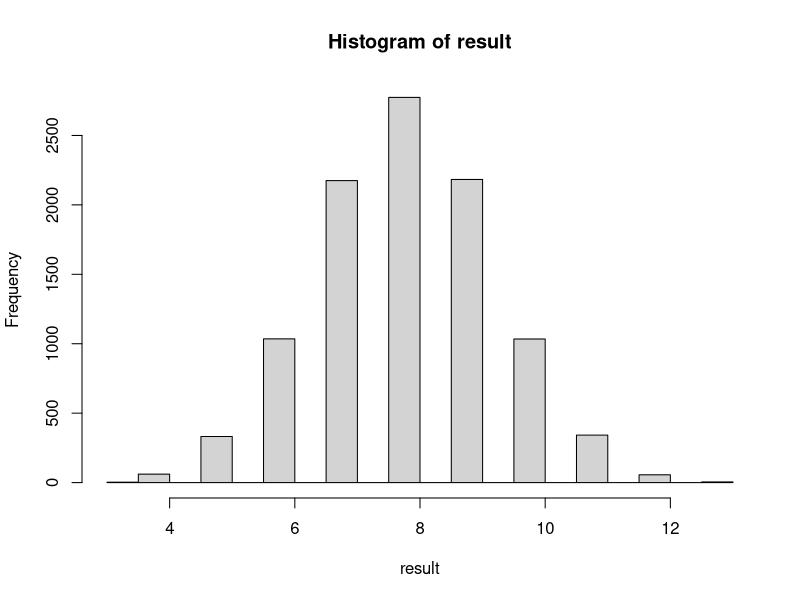

Reproduce this figure in R. (Note: this script raises an error after producing the figure.)
x<-c(1,1,1,1,1,1,1,1,1,1,1,1,1,1,1,1,0,0,0,0,0,0,0,0,0,0,0,0,0,0,0,0)
result<-vector(mode="numeric", length=0)

for (n in 1:10000) {

  xx<-sample(x, 16)
  sxx<-sum(xx)
  result<-append(result, sxx)

}

hist(result)




xresult<-c(1,1,1,0,1,1,1,0,1,1,1,0,1,1,1,0,1,1,1,0,1,0,0,0,0,0,0,0,0,0,0,0)


library("pROC", lib.loc="~/R/win-library/3.3")

plot(roc(x,xresult, AUC=TRUE, ci=TRUE)) #to plot AUC

#monte Carlo trials random AUC distribution

#for the suicidality model, test portion (20% of data)
x<-c(1,1,1,1,1,1,1,1,1,1,1,1,1,1,1,1,0,0,0,0,0,0,0,0,0,0,0,0,0,0,0,0)

#for the actual experiment it's 130 cases and 65 controls, 20% of that is 26 cases and 13 controls

x<-c(1,1,1,1,1,1,1,1,1,1,1,1,1,1,1,1,1,1,1,1,1,1,1,1,1,1,0,0,0,0,0,0,0,0,0,0,0,0,0)

x<-c(x,x,x,x,x,x,x,x,x,x,x)

result<-vector(mode="numeric", length=0)

for (n in 1:1000) {

  xarea<-roc(x,sample(x)) #to extract AUC from a random trial
  xauc<-auc(xarea)
  result<-append(result, xauc)

}

hist(result)

plot(density(result))